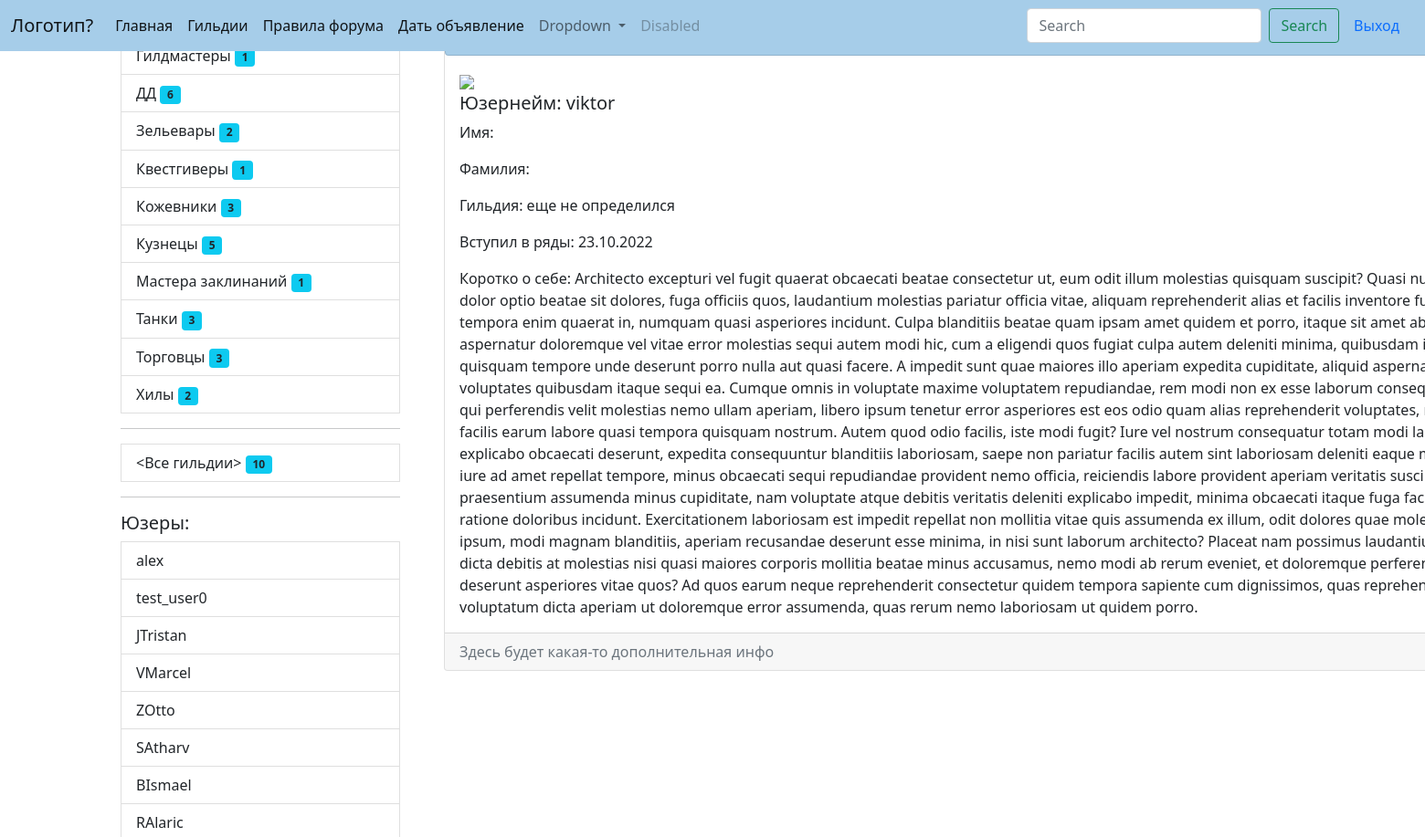
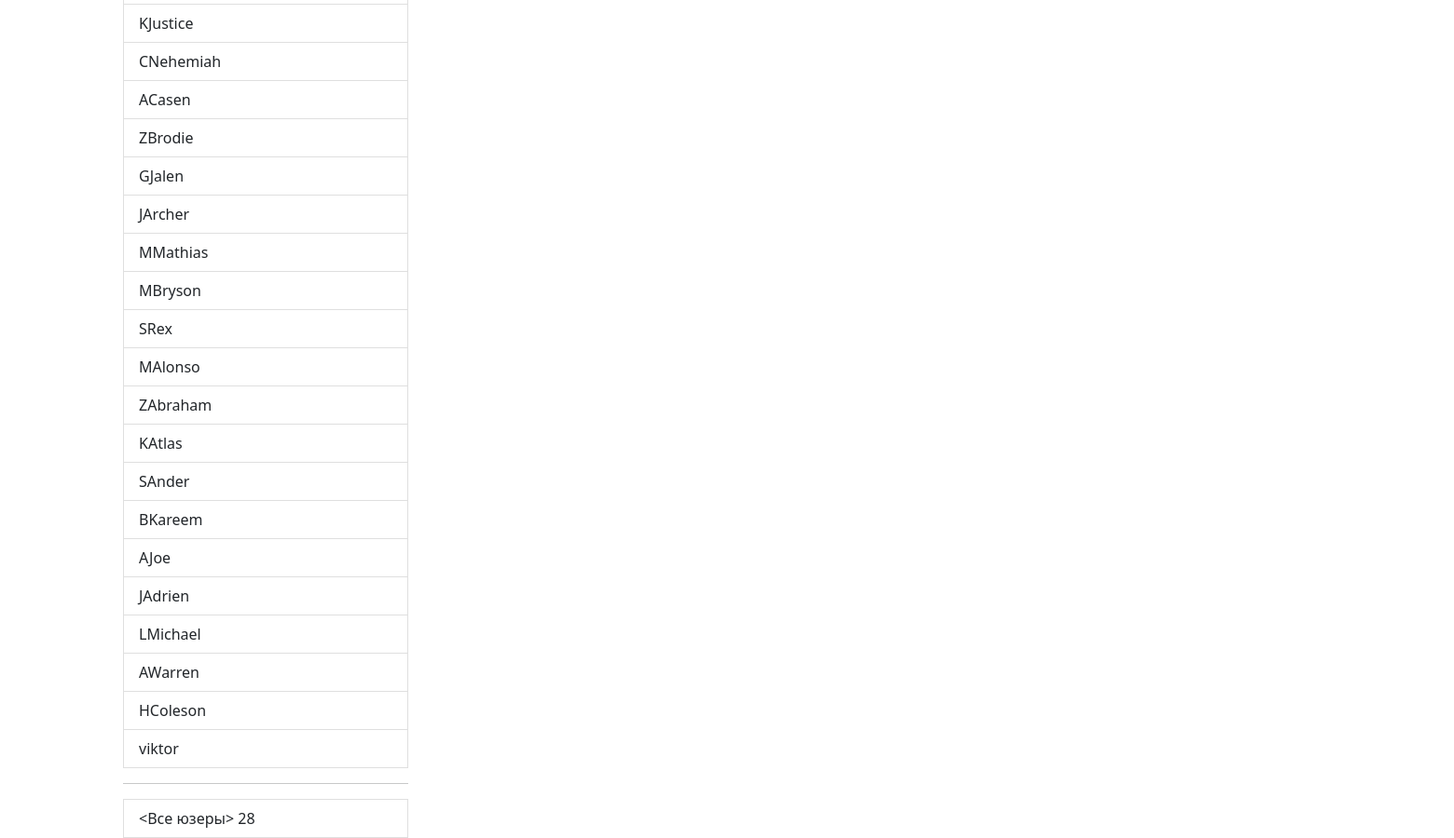
Screenshot of /accounts/48 with the database file from the repository (2 pictures, top to bottom).
### ads/models.py (models this page shows, shortened)
class Guild(m.Model):
    name = m.CharField(max_length=25,
                       unique=True,
                       blank=False,
                       null=False,
                       verbose_name="Наименование")
    description = m.TextField(verbose_name="Описание")
    image = m.ImageField(
        upload_to='pics/guilds',
        null=True,
        blank=True)
    def get_absolute_url(self):
        return reverse_lazy('ads:guild_detail', kwargs={'pk': self.pk})
    class Meta:
        ordering = ['-name']
        verbose_name = "Гильдия"
        verbose_name_plural = 'Гильдии'

### users/models.py (models this page shows)
class User(AbstractUser):
    guild = models.ForeignKey(
        to=Guild,
        null=True,
        blank=True,
        on_delete=models.PROTECT)
    def __str__(self):
        return self.username
    def get_absolute_url(self):
        return reverse_lazy('ads:user_profile', kwargs={'pk': self.pk})

### ads/views.py (the view)
# urls.py: path('accounts/<int:pk>', av.UserProfileView.as_view(), name='user_profile'),
class UserProfileView(DetailView):
    model = um.User
    context_object_name = 'user'

### ads/templatetags/ads_tags.py (called while the page is built)
@register.simple_tag
def get_guilds_list():
    return Guild.objects.annotate(cnt=Count('user'))

@register.simple_tag
def get_users_list():
    return User.objects.all()

### ads/templates/users/user_detail.html
{% extends 'Witebord/base.html' %}
{% block content %}
<div class="container mt-10">
        <div class="card mb-3 mt-10" style="width: 80rem;">
                <div class="card header mt-2" style="background-color: #a6cde9;">
                    <h3>Данные пользователя:</h3>
                </div>
                <div class="card-body">
                        <img height="400" width="auto" src="https://tse2.explicit.bing.net/th?id=OIP.DnpAkfD0yJS8GlI8FRL6jgAAAA&pid=Api&P=0">
                        <h5 class="card-title float-right">Юзернейм: {{ user.username }}</h5>
                        <p class="card-text">Имя: {{ user.first_name }}</p>
                        <p class="card-text">Фамилия: {{ user.last_name }}</p>
                        <p class="card-text">Гильдия: {{ user.guild|default_if_none:"еще не определился" }}</p>
                        <p class="card-text">Вступил в ряды: {{ user.date_joined|date:'d.m.Y' }}</p>
                        <p class="card-text">Коротко о себе: {% lorem 4 b random %}</p>
                </div>
                <div class="card-footer text-muted">
                    Здесь будет какая-то дополнительная инфо
                </div>
        </div>
</div>
{% endblock content %}

### templates/inc/_sidebar.html (shortened to what this page needs)
{% load ads_tags %}
<div class="list-group">
    <h5>Гильдии:</h5>
    <div class="col-lt-1">
        {% get_guilds_list as guilds %}
        {% get_users_list as users %}
        {% for guild in guilds %}
        <a href="{{ guild.get_absolute_url }}" class="list-group-item list-group-item-action" aria-current="true">
        {{ guild.name }} <span class="badge bg-info text-dark">{{ guild.cnt }}</span>
        </a>
        {% endfor %}
        <hr>
        <a href="{% url 'ads:guilds_list' %}" class="list-group-item list-group-item-action" aria-current="true">
            <Все гильдии> <span class="badge bg-info text-dark"> {{ guilds.count }}</span>
        </a>
    </div>
</div>
<hr>
<h5>Юзеры:</h5>
<div class="list-group">
    <div class="col-lt-1">
        {% for usr in users %}
        <a href="{{ usr.get_absolute_url }}" class="list-group-item list-group-item-action" aria-current="true">
        {{ usr|default:'anonymous' }}
        </a>
        {% endfor %}
        <hr>
        <a href="#" class="list-group-item list-group-item-action" aria-current="true">
            <Все юзеры> <span class="'badge rounded-pill text-bg-primary"> {{ users.count }}</span>
        </a>
    </div>
</div>

### rows the page displays
Guild: name "Гилдмастеры", cnt "1"
Guild: name "ДД", cnt "6"
Guild: name "Зельевары", cnt "2"
Guild: name "Квестгиверы", cnt "1"
Guild: name "Кожевники", cnt "3"
Guild: name "Кузнецы", cnt "5"
Guild: name "Мастера заклинаний", cnt "1"
Guild: name "Танки", cnt "3"
Guild: name "Торговцы", cnt "3"
Guild: name "Хилы", cnt "2"
User: username "alex"
User: username "test_user0"
User: username "JTristan"
User: username "VMarcel"
User: username "ZOtto"
User: username "SAtharv"
User: username "BIsmael"
User: username "RAlaric"
User: username "KJustice"
User: username "CNehemiah"
User: username "ACasen"
User: username "ZBrodie"
User: username "GJalen"
User: username "JArcher"
User: username "MMathias"
User: username "MBryson"
User: username "SRex"
User: username "MAlonso"
User: username "ZAbraham"
User: username "KAtlas"
User: username "SAnder"
User: username "BKareem"
User: username "AJoe"
User: username "JAdrien"
User: username "LMichael"
User: username "AWarren"
User: username "HColeson"
User: username "viktor", guild "еще не определился", date_joined "23.10.2022"

### other values shown
{{ guilds.count }} "10"
{{ users.count }} "28"
